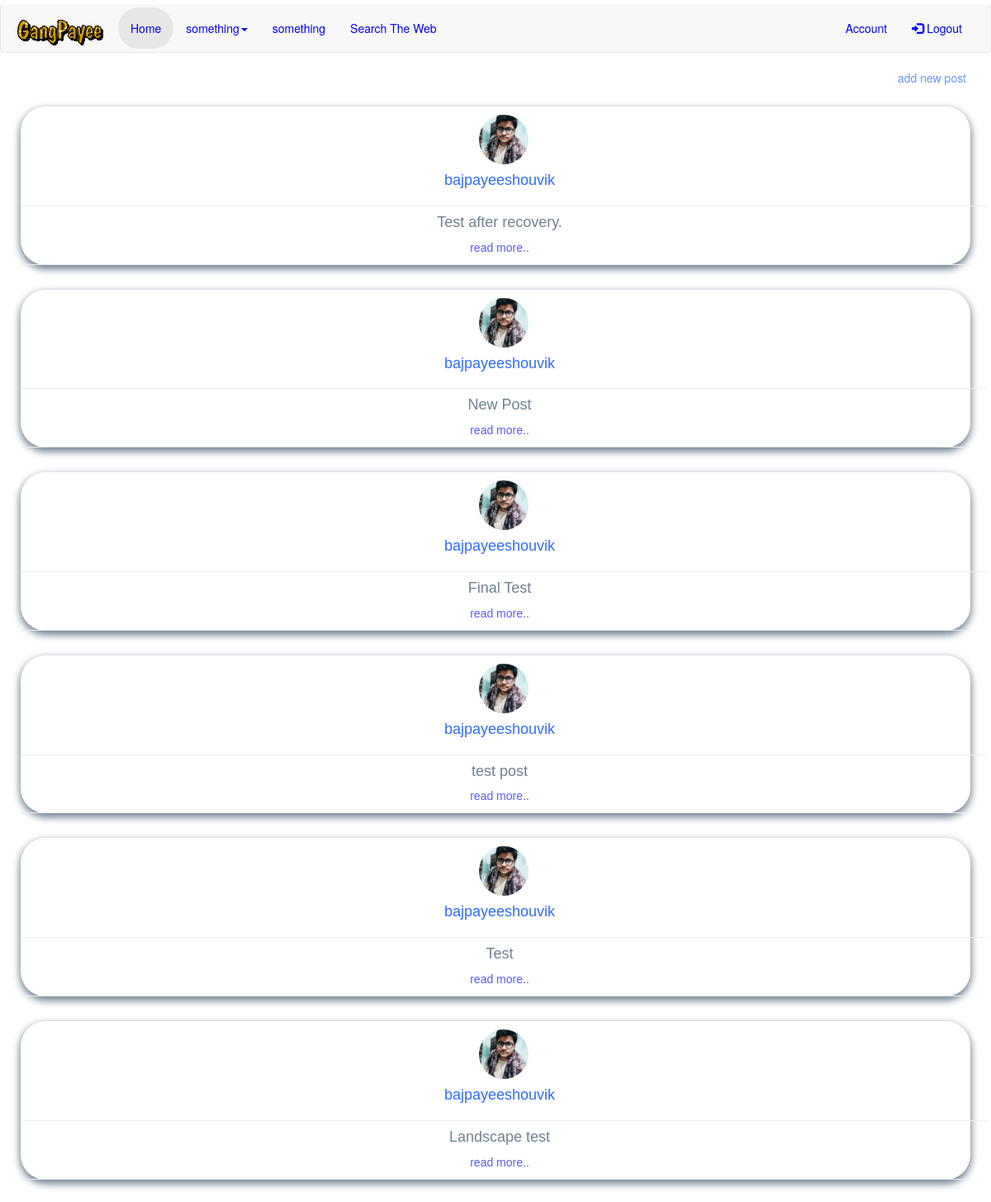
The app's page /home (signed in) with its own data.
### tables this page shows
CREATE TABLE users(
            username VARCHAR2(50) PRIMARY KEY,
            firstname VARCHAR2(50) NOT NULL,
            lastname VARCHAR2(50) NOT NULL,
            email VARCHAR2(50) NOT NULL,
            phone VARCHAR2(13) NOT NULL,
            password VARCHAR2(100) NOT NULL,
            image VARCHAR2(150) DEFAULT 'defaultProfileImage.png'
        );

CREATE TABLE post(
            username VARCHAR2(50),
            shortq VARCHAR2(5000),
            longq VARCHAR2(1000000000000000000),
            img VARCHAR2(500),
            vdo VARCHAR2(500)            
        );

### app.py (the view)
@app.route("/home")
def home():
    if 'username' in session:
        post = postDB.getAllPost()
        return render_template("index.html", post=post)
    else:
        return redirect(url_for('login'))

### postDB.py (called while the page is built)
def getAllPost():
    db.execute("""
        SELECT u.image,p.username,p.shortq,p.longq,p.img,p.vdo FROM users AS u INNER JOIN post AS p ON (p.username=u.username)
    """)
    post = db.fetchall()
    return post

### templates/index.html (shortened to what this page needs)
<!DOCTYPE html>
<html lang="en">
<head>
    <link rel="stylesheet" href="https://maxcdn.bootstrapcdn.com/bootstrap/3.4.0/css/bootstrap.min.css">
</head>
<body align="center" id="body">
    <nav class="navbar navbar-default" id="navbar">
        <div class="container-fluid">
            <div class="navbar-header">
                <a class="navbar-brand" href="/about" id="title"><img src="/imges/gp2.gif" alt="GangPayee"></a>
            </div>
            <div class="collapse navbar-collapse" id="myNavbar">
                <ul class="nav navbar-nav">
                    <li class="active"><a href="#" id="navoptions">Home</a></li>
                    <li class="dropdown">
                        <a class="dropdown-toggle" data-toggle="dropdown" href="#" id="navoptions">something<span class="caret"></span></a>
                    </li>
                    <li><a href="#" id="navoptions">something</a></li>
                    <li><a href="/customsearch" id="navoptions">Search The Web</a></li>
                </ul>
                <ul class="nav navbar-nav navbar-right">
                    <li><a href="/account" id="navoptions">Account</a></li>
                    <li><a href="/logout" id="navoptions"><span class="glyphicon glyphicon-log-in"></span> Logout</a></li>
                </ul>
            </div>
        </div>
    </nav>
    <div class="container" id="maindiv">
            <div align="right" id="post-a-post">
                <p style="color: cornflowerblue" data-toggle="modal" data-target="#myModal">add new post</p>
            </div><br>
            <div>
                {% for i in range(post|length) %}
                    <div class="post" id="post">
                        <div class="container small-post" id="small-post">
                            <div class="row" id="post-heading">
                                <div id="heading-image">
                                    <a href="/imges/profilePics/{{ post[i][0] }}"><img src="/imges/profilePics/{{ post[i][0] }}" alt="profile pic" id="profile-image"></a>
                                </div>
                                <div id="profile-name">
                                    <h4 style="color: rgba(0, 72, 255, 0.816)">{{ post[i][1] }}</h4>
                                </div>
                                <hr>
                            </div>
                            <div class="container short-desc" id="short-desc">
                                <h4>{{ post[i][2] }}</h4>
                                <p style="color: rgba(0, 0, 255, 0.653);" class="read-more" id="read-more">read more..</p>
                            </div>
                        </div>
                        <hr>
                    </div><br>
                {% endfor %}
            </div>
    </div>
</body>
</html>

### templates/index.html (style rules this page uses)
#navbar { background-color: none; border-top: none; margin-top: 5px; padding: 4px; }
#title { text-decoration: none; -moz-border-radius: 30px; -webkit-border-radius: 30px; border-radius: 30px; color: slateblue; font-weight: bold; }
#navoptions { text-decoration: none; -moz-border-radius: 30px; -webkit-border-radius: 30px; border-radius: 30px; color: blue; }
#post { text-decoration: none; -moz-border-radius: 30px; -webkit-border-radius: 30px; border-radius: 30px; box-shadow: 0px 4px 10px 1px slategray; margin: -5px; font-family: "Comic Sans MS", cursive, sans-serif; color: slategray; }
#post-heading { margin-bottom: -20px; }
#profile-image { text-decoration: none; -moz-border-radius: 30px; -webkit-border-radius: 30px; border-radius: 30px; height: 60px; width: 60px; margin-top: 8px; margin-bottom: -10px; padding: 0px; }
#heading-image { display: inline-block; object-fit: auto; object-position: auto; padding-top: 2px; }
#profile-name { padding-top: 10px; margin-left: -10px; }
#short-desc { margin: -20px; }

### records on screen
users: image (picture)
post: username "bajpayeeshouvik", shortq "Test after recovery."
post: username "bajpayeeshouvik", shortq "New Post"
post: username "bajpayeeshouvik", shortq "Final Test"
post: username "bajpayeeshouvik", shortq "test post"
post: username "bajpayeeshouvik", shortq "Test"
post: username "bajpayeeshouvik", shortq "Landscape test"
